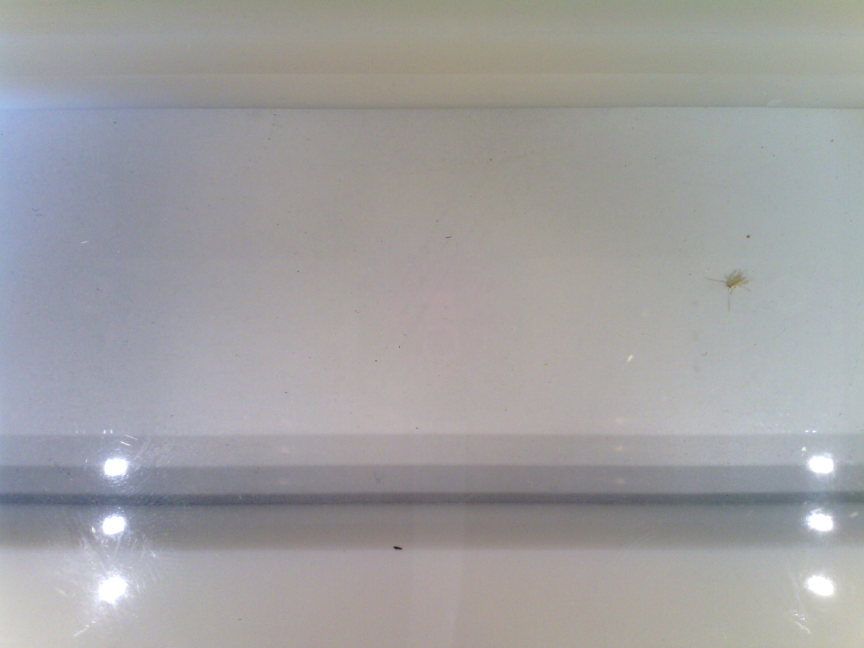
#> input picture examples/Entomoscope/frame_2022-04-28T174238.328898p0000_BloomLive359232710006228_cam1.jpeg, 2592 x 1944 px (shown at 1/3 size)
$ python get_crop_limit.py
#> lines starting #> are read from the running program, lines starting #| are printed output that depends on the picture
import cv2
import sys

# This script can be use to find easily the left and right coordinates
# in order to perform a preliminary horizontal crop of the images.

DISPLAY_SIZE = (1000, 800)
click_counter = [0]

def click_event(event, x, y, flags, param):
    # global click_counter
    click_counter = param['click_counter']

    # Calculate the scaling factor
    x_scaling = image.shape[1] / DISPLAY_SIZE[0]
    y_scaling = image.shape[0] / DISPLAY_SIZE[1]

    # print(image.shape)
    if event == cv2.EVENT_LBUTTONDOWN:
        click_counter[0] += 1
        # Calculate the relative coordinates
        relative_x = int(x * x_scaling)
        relative_y = int(y * y_scaling)
        print("Point #{} Coordinates: ({}, {})".format(click_counter[0], relative_x, relative_y))
    if click_counter[0] == 2:
        sys.exit(0) # Close the window and exit the program


# Read the image
image = cv2.imread("examples/Entomoscope/frame_2022-04-28T174238.328898p0000_BloomLive359232710006228_cam1.jpeg")
#> image is the input picture: shape (1944, 2592, 3); mean B, G, R 160.4, 159.4, 160.3

# Create a window to display the image
cv2.namedWindow("Image")

# Set the callback function for mouse events
cv2.setMouseCallback("Image", click_event, {'click_counter': click_counter})

# Display the image
cv2.imshow("Image", cv2.resize(image, DISPLAY_SIZE))
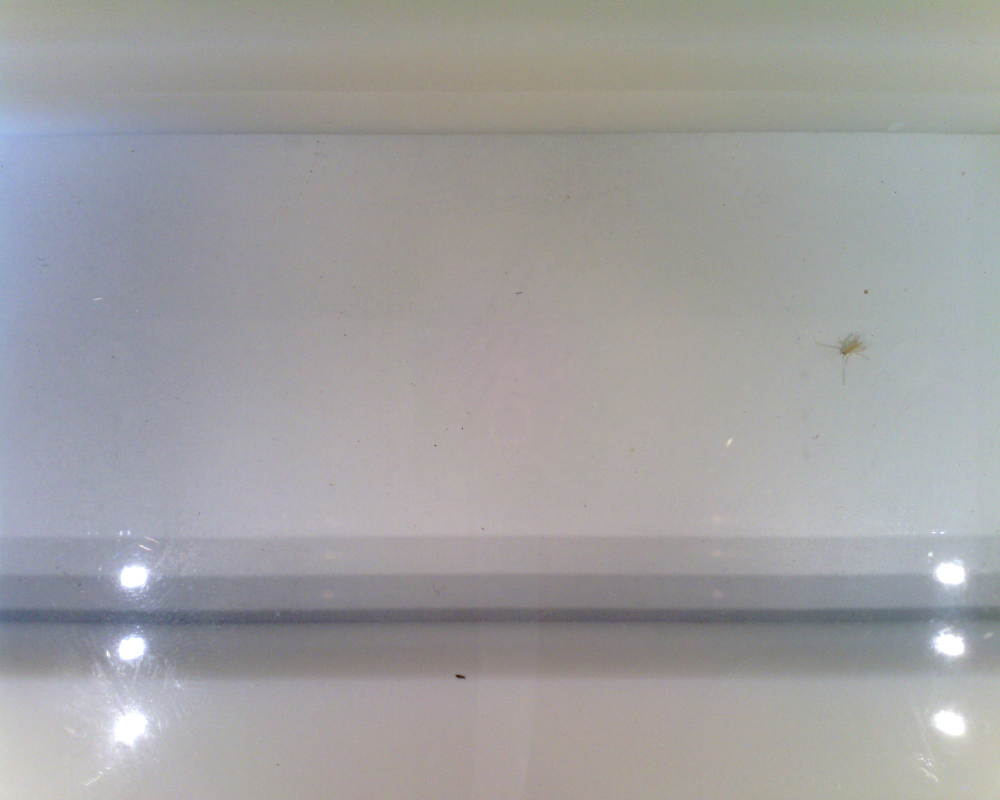
#> window 'Image': shape (800, 1000, 3); mean B, G, R 160.3, 159.3, 160.1
if click_counter[0] == 2:
    cv2.destroyAllWindows()
# Wait for the user to close the window
cv2.waitKey(0)

# Destroy all windows
cv2.destroyAllWindows()

$ run again, with examples/Entomoscope/frame_2022-04-28T174240.678349p0000_BloomLive359232710006228_cam1.jpeg copied over examples/Entomoscope/frame_2022-04-28T174238.328898p0000_BloomLive359232710006228_cam1.jpeg
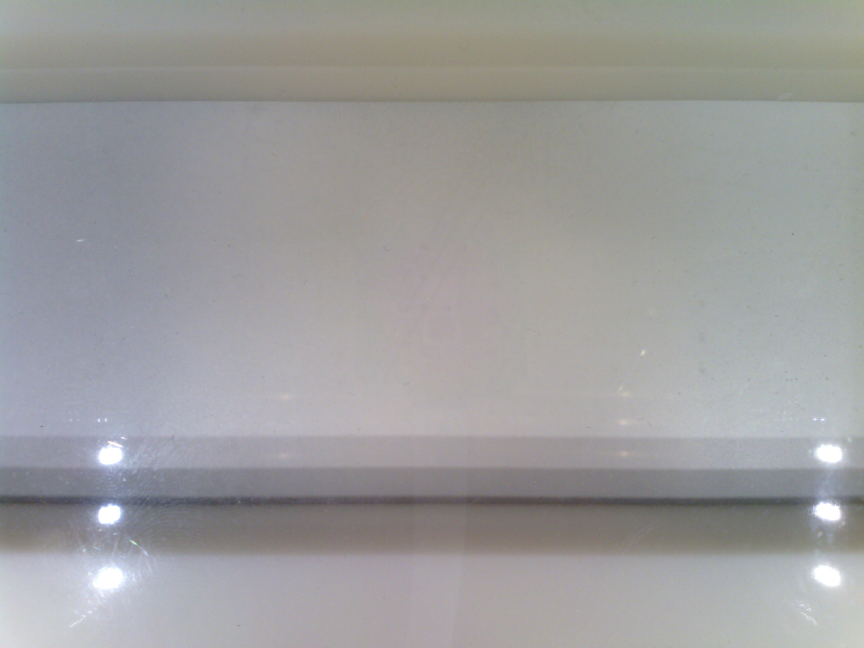
#> input picture examples/Entomoscope/frame_2022-04-28T174240.678349p0000_BloomLive359232710006228_cam1.jpeg, 2592 x 1944 px (shown at 1/3 size)
#> image is the input picture: shape (1944, 2592, 3); mean B, G, R 157.1, 156.7, 156.9
#> `cv2.imshow("Image", cv2.resize(image, DISPLAY_SIZE))`:
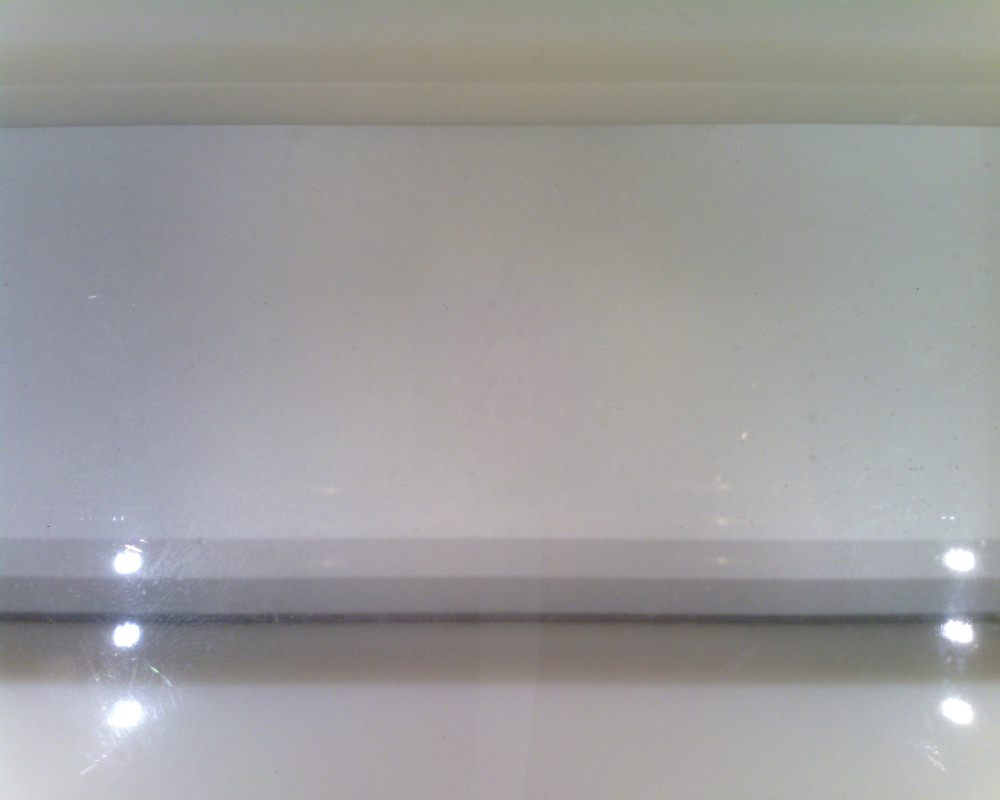
#> window 'Image': shape (800, 1000, 3); mean B, G, R 157, 156.6, 156.8
